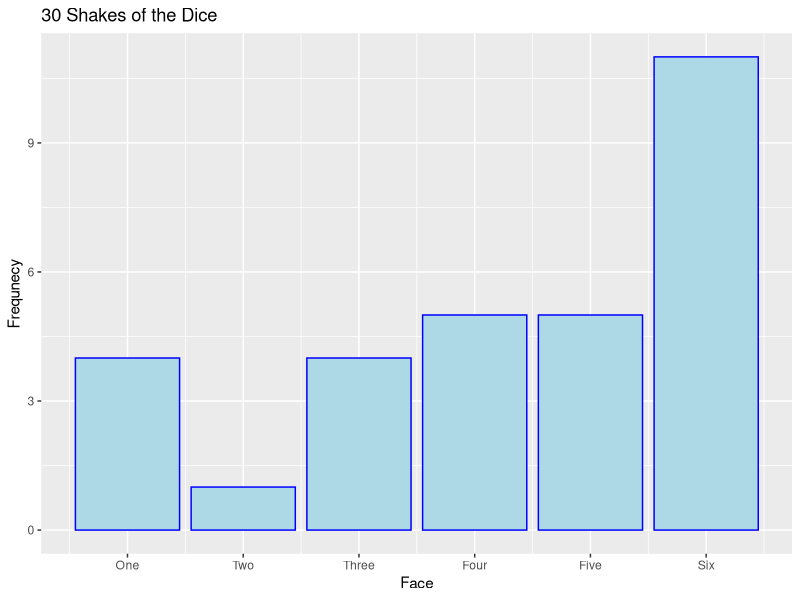

Here is the R script that generated this plot:
nums<-sample(1:6, 30, replace = TRUE)
print(nums)

library(ggplot2)
qplot(nums, geom="bar", color=I("Blue"), fill=I("Lightblue"), xlab = "Face", ylab = "Frequnecy", 
      main="30 Shakes of the Dice")+scale_x_continuous(breaks = 1:6, labels = c("One", "Two", "Three", "Four", "Five", "Six"))

